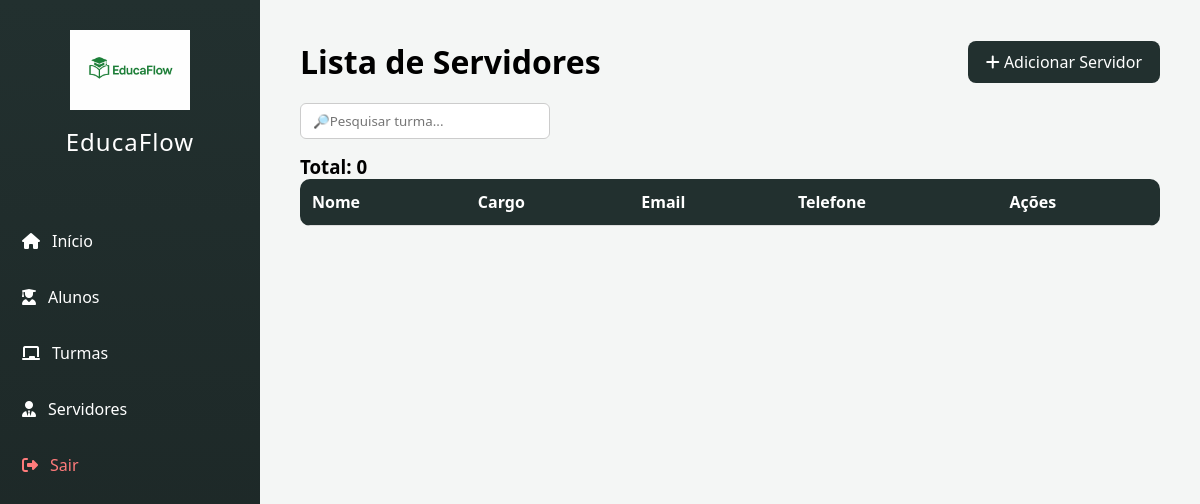
Page /servidores on the earlier database version.
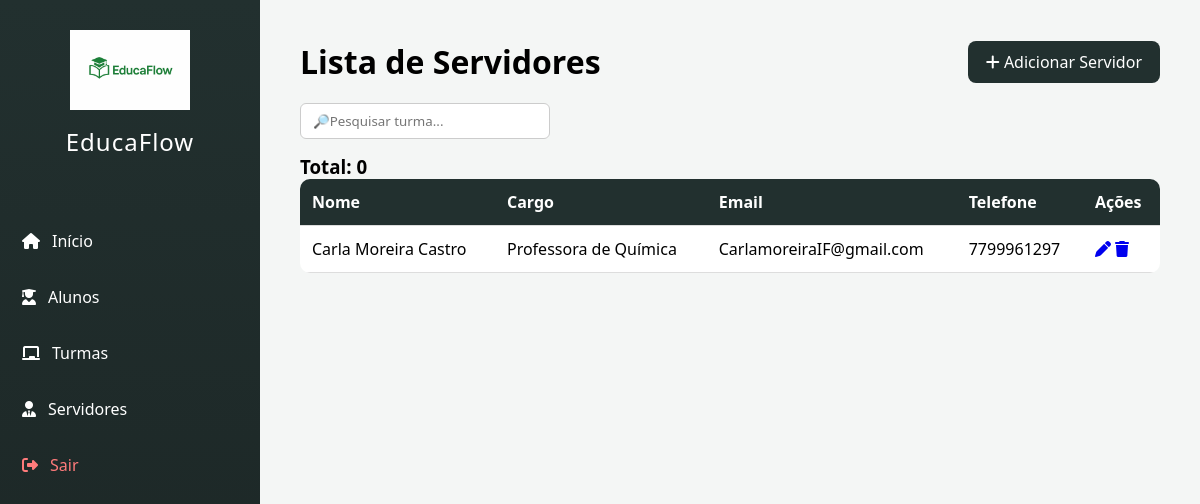
Same page on the later database version.
### tables this page shows
CREATE TABLE servidores (
            id INTEGER PRIMARY KEY AUTOINCREMENT,  -- ID automático
            nome TEXT,                             -- Nome do servidor
            cpf TEXT,                              -- CPF
            email TEXT,                            -- Email
            endereco TEXT,                         -- Endereço
            estado TEXT,                           -- Estado
            cidade TEXT,                           -- Cidade
            genero TEXT,                           -- Gênero
            telefone TEXT,                         -- Telefone
            cargo TEXT,                            -- Cargo
            data_ingresso TEXT                     -- Data de ingresso
        );

### main.py (the view)
@app.route("/servidores")
def listar_servidores():
    conn = conectar()  # Conecta ao banco
    servidores = conn.execute(
        "SELECT * FROM servidores"
    ).fetchall()
    conn.close()
    return render_template(
        "servidores.html",
        servidores=servidores
    )

### main.py (called while the page is built)
def conectar():
    conn = sqlite3.connect("database.db")
    conn.row_factory = sqlite3.Row
    return conn

### templates/servidores.html (shortened to what this page needs)
<!DOCTYPE html>
<html lang="pt-br">
<head>
<link rel="stylesheet" href="{{ url_for('static', filename='servidores.css') }}">
<link rel="stylesheet" href="https://cdnjs.cloudflare.com/ajax/libs/font-awesome/6.4.0/css/all.min.css">
</head>
<body>
<aside class="sidebar">
    <div class="logo-area">
        <img src="{{ url_for('static', filename='Logo EducaFlow em verde.png') }}" alt="Logo">
        <h2>EducaFlow</h2>
    </div>
    <nav>
        <a href="/" class="menu-item"><i class="fa-solid fa-house"></i> Início</a>
        <a href="/alunos" class="menu-item"><i class="fa-solid fa-user-graduate"></i> Alunos</a>
        <a href="/turmas" class="menu-item"><i class="fa-solid fa-chalkboard"></i> Turmas</a>
        <a href="/servidores" class="menu-item"><i class="fa-solid fa-user-tie"></i> Servidores</a>
        <a href="/login" class="menu-item sair"><i class="fa-solid fa-right-from-bracket"></i> Sair</a>
    </nav>
</aside>
<div class="conteudo">
    <div class="topo">
        <h1>Lista de Servidores</h1>
        <a href="/cadastrar_servidores" class="btn-add"><i class="fa-solid fa-plus"></i> Adicionar Servidor</a>
    </div>
     <div class="barra-pesquisa">
        <input type="text" id="buscar" placeholder="🔎Pesquisar turma...">
    </div>
    <h3>Total: <span id="totalServidores">0</span></h3>
    <table class="tabela">
        <thead>
            <tr>
                <th>Nome</th>
                <th>Cargo</th>
                <th>Email</th>
                <th>Telefone</th>
                <th>Ações</th>
            </tr>
        </thead>
        <tbody id="listaServidores">
            {% for servidor in servidores %}
            <tr>
                <td>{{ servidor["nome"] }}</td>
                <td>{{ servidor["cargo"] }}</td>
                <td>{{ servidor["email"] }}</td>
                <td>{{ servidor["telefone"] }}</td>
                <td>
                    <a href="/editar_servidores/{{ servidores.id }}"><i class="fa-solid fa-pen"></i></a>
                    <a href="/deletar_servidores/{{ servidores.id }}" class="btn-deletar"><i class="fa-solid fa-trash"></i></a>
                </td>
            </tr>
            {% endfor %}
        </tbody>
    </table>
</div>
<div id="modalConfirmacao" class="modal">
    <div class="modal-content">
        <h2>Confirmação</h2>
        <div class="modal-botoes">
            <button id="btnCancelar">Cancelar</button>
            <button id="btnConfirmar">Confirmar</button>
        </div>
    </div>
</div>
</body>
</html>

### static/servidores.css (style rules this page uses)
* { margin: 0; padding: 0; box-sizing: border-box; font-family: 'Segoe UI', sans-serif; }
body { background-color: #f4f6f5; }
.sidebar { width: 260px; height: 100vh; background: linear-gradient(180deg, #22302f, #1b2524); position: fixed; padding: 30px 10px; display: flex; flex-direction: column; }
.logo-area { text-align: center; margin-bottom: 50px; }
.logo-area img { width: 120px; margin-bottom: 10px; }
.logo-area h2 { color: white; font-weight: 500; letter-spacing: 1px; }
.menu-item { color: white; text-decoration: none; margin: 10px 0; display: flex; align-items: center; gap: 12px; padding: 12px; border-radius: 8px; transition: 0.3s; }
.sair { margin-top: auto; color: #ff7b7b; }
.conteudo { margin-left: 260px; padding: 40px; }
.topo { display: flex; justify-content: space-between; align-items: center; margin-bottom: 20px; }
.btn-add { background-color: #22302f; color: white; padding: 10px 18px; border-radius: 8px; text-decoration: none; transition: 0.3s; }
.barra-pesquisa { margin-bottom: 15px; }
.barra-pesquisa input { padding: 8px 12px; width: 250px; border-radius: 6px; border: 1px solid #ccc; }
.tabela { width: 100%; border-collapse: collapse; background: white; border-radius: 10px; overflow: hidden; }
.tabela thead { background-color: #22302f; color: white; }
.tabela th, .tabela td { padding: 12px; text-align: left; }
.tabela tr { border-bottom: 1px solid #ddd; }

Differences in the rows shown:
added servidores: nome "Carla Moreira Castro", cargo "Professora de Química", email "CarlamoreiraIF@gmail.com", telefone "7799961297"
